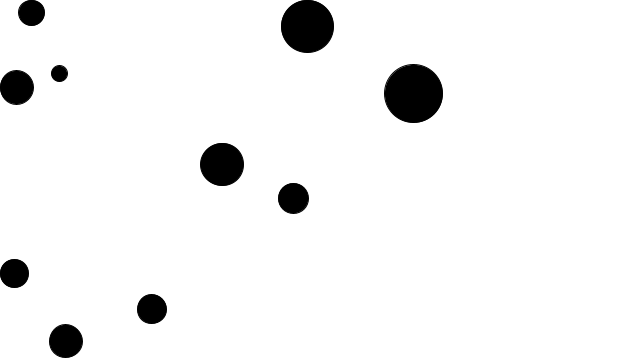
Frame 1 (no input)
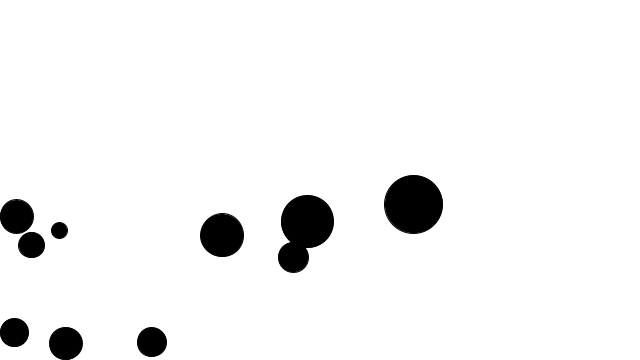
Frame 60 (the mouse pressed at the canvas centre just before this capture)
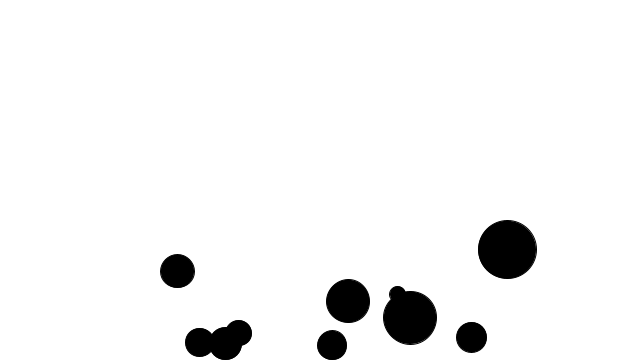
Frame 120 (the mouse held since frame 60 and released just before this capture)

The Processing sketch that drew these frames (run headless with seeded random() and noise(); from frame 60 on, the mouse is pressed at the canvas centre):

// Processing sketch: BounceBall
// ── BounceBall.pde
Ball[] balls;

void setup() {
    balls = new Ball[10];
    pixelDensity(displayDensity());

    size(640, 360);
    for (int i = 0; i < balls.length; i++) {
        balls[i] = new Ball();
    }
}

void draw() {
    background(255);
    for (Ball ball : balls) {
        PVector gravity = new PVector(0, 0.3);
        gravity.mult(ball.mass);
        ball.applyForce(gravity);

        if (mousePressed) {
            PVector wind = new PVector(0.2, 0);
            ball.applyForce(wind);
        }

        PVector friction = ball.vel.copy();
        friction.normalize();
        friction.mult(-1);
        friction.mult(0.01);
        ball.applyForce(friction);

        ball.update();
        ball.edgeEffect();
        ball.render();
    }
}

// ── Ball.pde
class Ball {
    PVector pos;
    PVector vel;
    PVector acc;

    float mass;
    float radius;

    Ball() {
        pos = new PVector(random(width), random(height));
        vel = new PVector(0, 0);
        acc = new PVector(0, 0);
        mass = random(1, 4);
        radius = mass * 15 / 2.0;
    }

    void applyForce(PVector force) {
        PVector f = PVector.div(force, mass);
        acc.add(f);
    }

    void update() {
        vel.add(acc);
        pos.add(vel);
        acc.mult(0);
    }
    
    void edgeEffect() {
        if (pos.x <= radius || pos.x >= width - radius) {
            vel.x = -vel.x * 0.8;
        }
        if (pos.y <= radius || pos.y >= height - radius) {
            vel.y = -vel.y * 0.8;
        }
        
        pos.x = constrain(pos.x, radius, width - radius);
        pos.y = constrain(pos.y, radius, height - radius);
    }
    
    

    void render() {
        fill(0);
        ellipse(pos.x, pos.y, radius * 2, radius * 2);
    }
}
